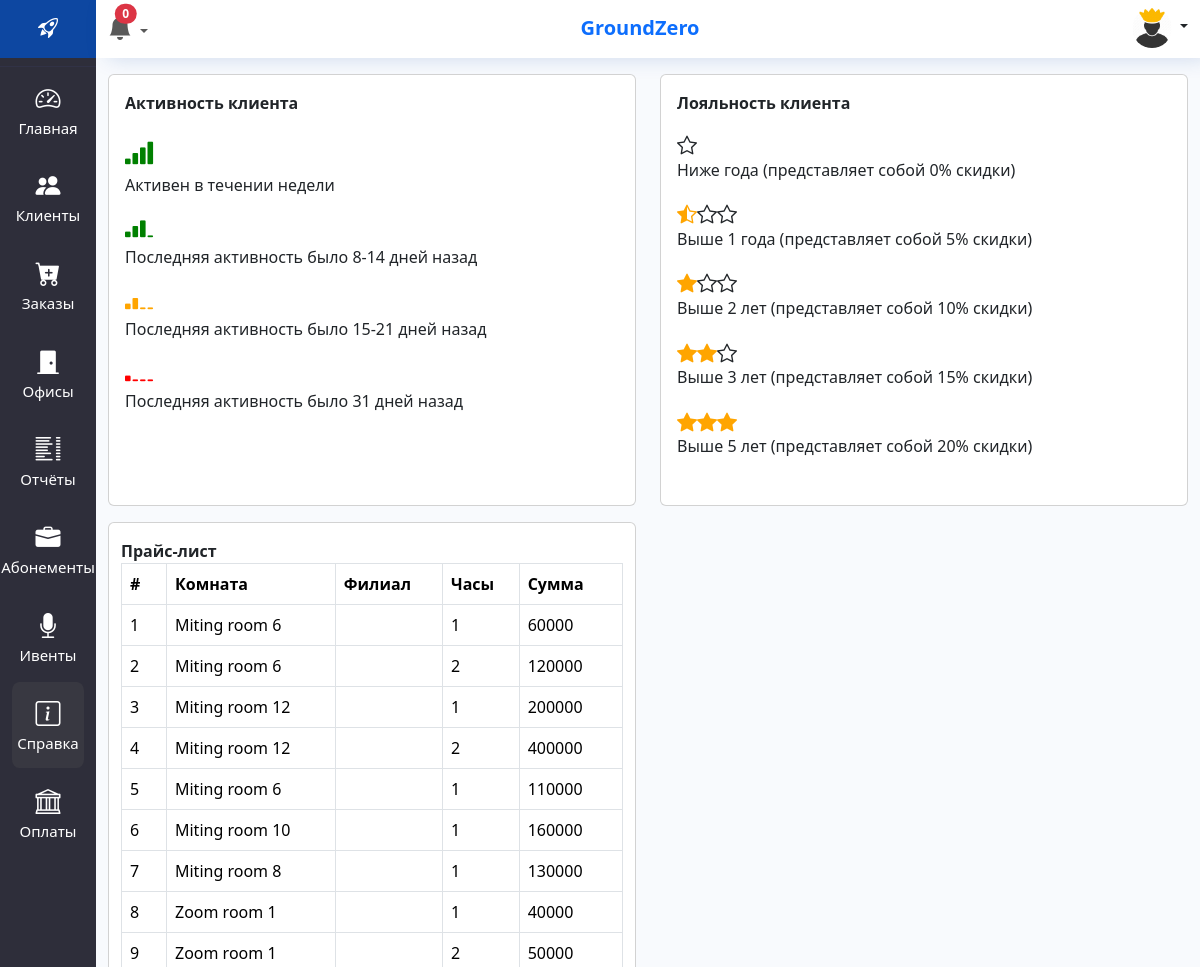
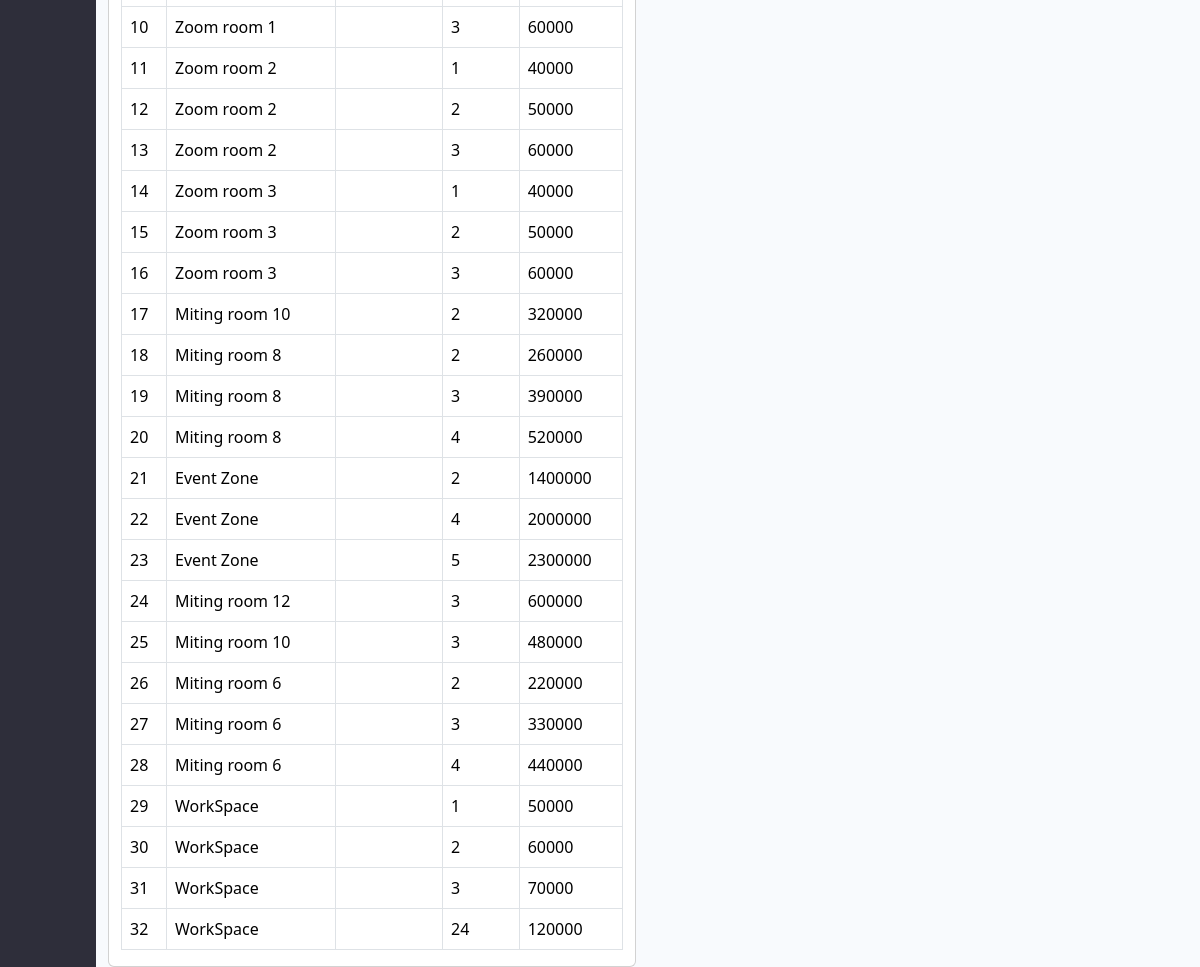
Page /documentation/ (signed in) on the earlier database version (2 pictures, top to bottom).
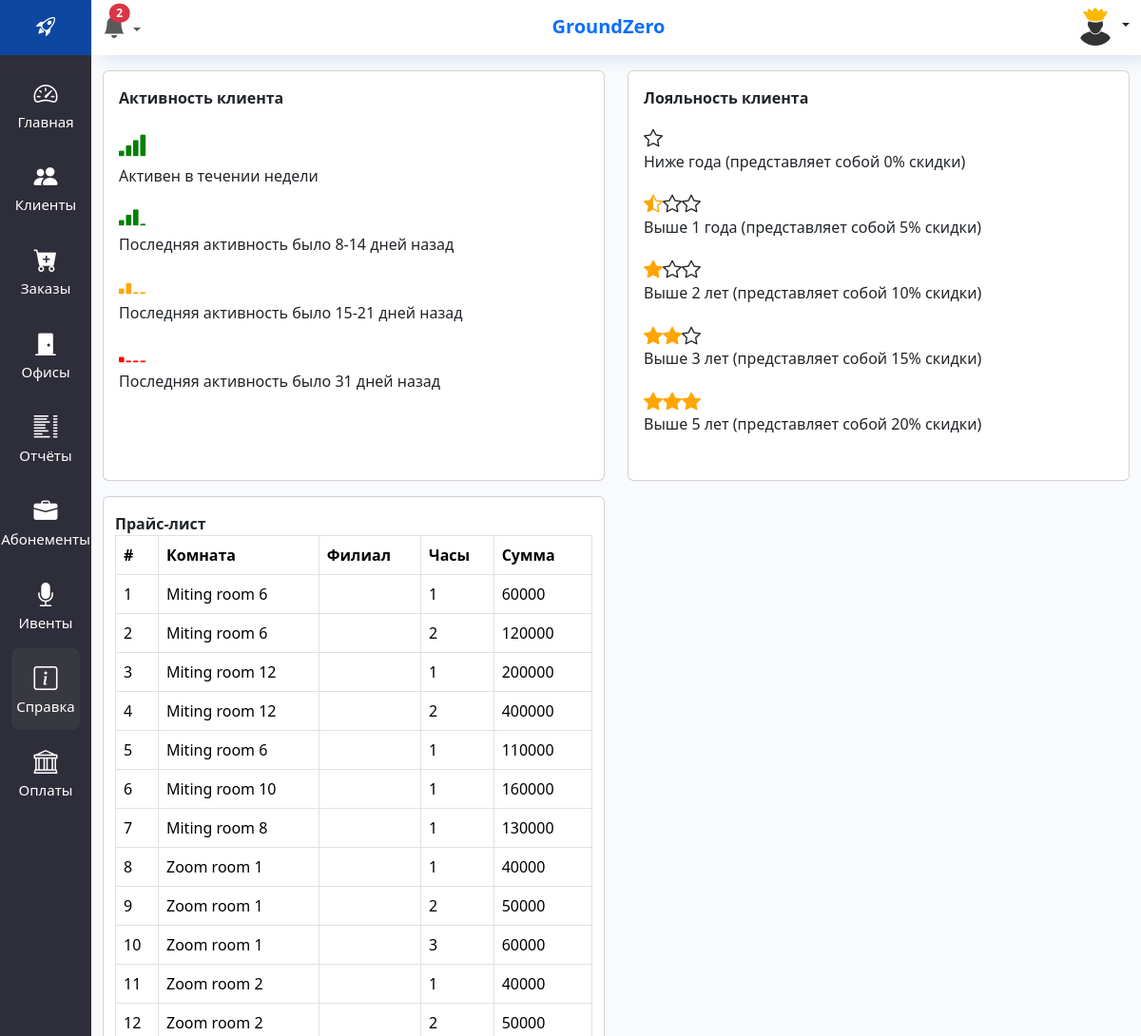
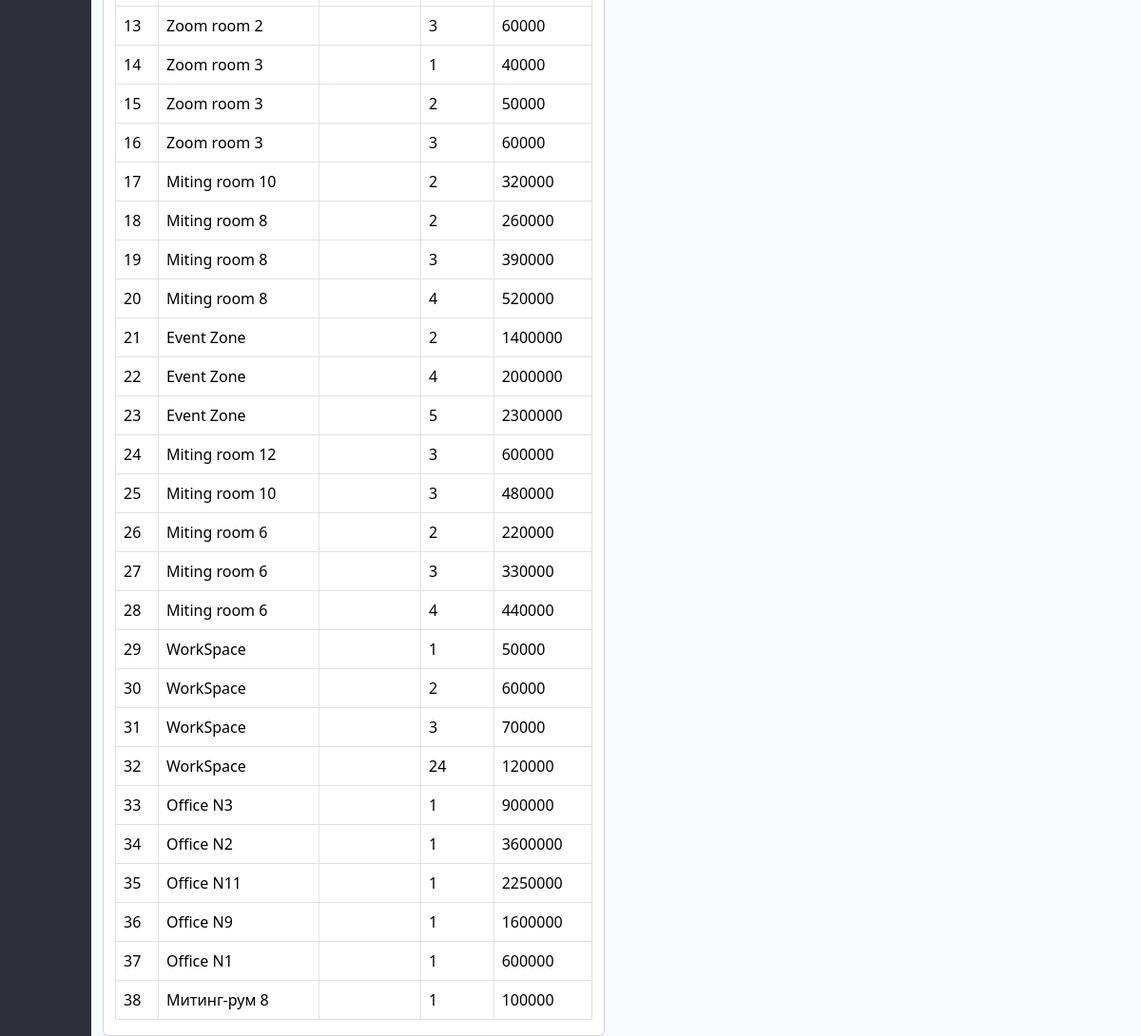
Same page on the later database version (2 pictures, top to bottom).
### crm/models.py (models this page shows, shortened)
class Pricelists(models.Model):
    product = models.ForeignKey(Rooms, on_delete=models.CASCADE, related_name='pricelists')
    hour = models.PositiveSmallIntegerField(verbose_name='Час')
    price = models.PositiveIntegerField(verbose_name='Цена')
    class Meta:
        verbose_name = 'Прайслист'
        verbose_name_plural = 'Прайслисты'

class Rooms(models.Model):
    objects = None
    filial = models.ForeignKey(Filial, on_delete=models.CASCADE)
    category = models.ForeignKey(Category, on_delete=models.CASCADE)
    title = models.CharField(max_length=255)
    persons = models.PositiveIntegerField()
    area = models.PositiveIntegerField(verbose_name='Площадь kv/m', blank=True, null=True)
    is_working = models.BooleanField(default=False)
    def __str__(self):
        return f"{self.title}"
    class Meta:
        verbose_name = 'Помещения в филиалах'
        verbose_name_plural = '4 Помещении в филиалах'

### crm/views.py (the view)
# urls.py: path('documentation/', documentation, name='documentation'),
def documentation(request):
    pricelist = Pricelists.objects.all()
    context = {'title': 'Документация', 'pricelist': pricelist, 'selectMenu': 'documentation'}
    return render(request, 'crm/documentation.html', context)

### crm/context_processor.py (called while the page is built)
def deactivete_subscribtion(request):
    eski_abonents = AbonementBuyList.objects.filter(subscription_end__lt=datetime.date.today()).update(is_active=False)
    OfficeRent.objects.filter(rent_end__lt=datetime.date.today()).update(is_active=False)
    Events.objects.filter(event_start_date__lt=datetime.date.today()).update(status='COMPLETED')
    return {
        'eski_abonents': eski_abonents
    }

### crm/templates/crm/documentation.html (shortened to what this page needs)
{% extends 'base.html' %}
{% block main %}
<div class="row mt-3">
    <div class="col-xl-6 col-sm-3">
        <div class="card" style="height:27rem">
            <div class="m-3">
                <strong>Активность клиента </strong>
                <div class="mt-3">
                    <i class="bi bi-reception-4" style="color:green;font-size:30px"></i>
                    <h6>Активен в течении недели</h6>
                    <i class="bi bi-reception-3" style="color:green;font-size:30px"></i>
                    <h6>Последняя активность было 8-14 дней назад</h6>
                    <i class="bi bi-reception-2" style="color:orange;font-size:30px"></i>
                    <h6>Последняя активность было 15-21 дней назад</h6>
                    <i class="bi bi-reception-1" style="color:red;font-size:30px"></i>
                    <h6>Последняя активность было 31 дней назад</h6>
                </div>
            </div>
        </div>
    </div>
    <div class="col-xl-6 col-sm-3">
        <div class="card" style="height:27rem">
            <div class="m-3">
                <strong>Лояльность клиента </strong>
                <div class="mt-3">
                    <i class="bi bi-star"></i>
                    <h6 style="margin-bottom:20px">Ниже года (представляет собой 0% скидки)</h6>
                    <i class="bi bi-star-half" style="color:orange"></i><i class="bi bi-star"></i><i
                        class="bi bi-star"></i>
                    <h6 style="margin-bottom:20px">Выше 1 года (представляет собой 5% скидки)</h6>
                    <i class="bi bi-star-fill" style="color:orange"></i><i class="bi bi-star"></i><i
                        class="bi bi-star"></i>
                    <h6 style="margin-bottom:20px">Выше 2 лет (представляет собой 10% скидки)</h6>
                    <i class="bi bi-star-fill" style="color:orange"></i><i class="bi bi-star-fill"
                                                                           style="color:orange"></i><i
                        class="bi bi-star"></i>
                    <h6 style="margin-bottom:20px">Выше 3 лет (представляет собой 15% скидки)</h6>
                    <i class="bi bi-star-fill" style="color:orange"></i><i class="bi bi-star-fill"
                                                                           style="color:orange"></i><i
                        class="bi bi-star-fill" style="color:orange"></i>
                    <h6 style="margin-bottom:20px">Выше 5 лет (представляет собой 20% скидки)</h6>
                </div>
            </div>
        </div>
    </div>
    <div class="col-xl-6 col-sm-3 mt-3">
        <div class="card">
            <div class="container mt-3" style="max-width:100%">
                <strong>Прайс-лист</strong>
                <table class="table table-bordered">
                    <thead>
                    <tr>
                        <th>#</th>
                        <th>Комната</th>
                        <th>Филиал</th>
                        <th>Часы</th>
                        <th>Сумма</th>
                    </tr>
                    </thead>
                    <tbody id="myTable">
                    {% for p in pricelist %}
                    <tr>
                        <td>{{p.pk}}</td>
                        <td>{{p.product}}</td>
                        <td>{{p.filial}}</td>
                        <td>{{p.hour}}</td>
                        <td>{{p.price}}</td>
                    </tr>
                    {% endfor %}
                    </tbody>
                </table>
            </div>
        </div>
    </div>
</div>
{% endblock main %}

### templates/base.html (shortened to what this page needs)
<!DOCTYPE html>
{% if request.user.is_authenticated %}
{% load static %}
<html lang="en">
<head>
    <link href="https://cdn.jsdelivr.net/npm/bootstrap@5.3.1/dist/css/bootstrap.min.css" rel="stylesheet"
>
    <link rel="stylesheet" href="{% static 'css/style.css' %}">
    <link rel="stylesheet" href="{% static 'css/send_notification.css' %}">
    <link rel="stylesheet" href="https://cdn.jsdelivr.net/npm/bootstrap-icons@1.10.3/font/bootstrap-icons.css">
</head>
<body>
<div class="container-fluid">
    {% include 'components/_header.html' %}
    <div class="row main-content" style="background-color: #F8FAFD;">
        {% include 'components/_sidebar_left.html' %}
        <div class="col-sm-10 " style="width:92%">
            {% block main %}
            {% endblock main %}
        </div>
    </div>
</div>
</body>
</html>
{% else %}
{% include 'components/_error404.html' %}
{% endif%}

### templates/components/_header.html (shortened to what this page needs)
{% load static %}
<div class="row header shadow-sm">
    <div class="col-sm-2 text-center" style="width: 8%;padding: 0;">
        <div class="mr-3 pt-2 pb-2 mb-0" style="background-color: #0D47A1;">
            <h3 class="logo">
                <a href="{% url 'index' %}" class="text-white fs-4 text-decoration-none">
                    <i class="bi bi-rocket-takeoff m-0 p-0"></i>
                </a>
            </h3>
        </div>
    </div>
    <div class="col-sm-10 text-center pt-2" style="width: 92%;box-shadow: #0d47a133 10px 1px 22px -2px;">
        <div class="d-grid gap-2 d-md-flex justify-content-md-between">
            {% include 'crm/components/notifications.html' %}
            <span class="text-primary" style="font-size:20px;display: flex; align-items: center"><strong>{{ user.groups.all.0.name }}</strong></span>
            <div class="nav-item dropdown">
                <a class="nav-link dropdown-toggle" href="#" role="button" data-bs-toggle="dropdown"
                   aria-expanded="false">
                    {% if user.is_superuser %}
                    <img src="{% static 'admin_icon.jpg' %}" alt="" class='rounded-circle' style="width:40px">
                    {% else %}
                    <img src="{% static 'user.png' %}" alt="" class='rounded-circle' style="width:40px">
                    {% endif %}
                </a>
            </div>
        </div>
    </div>
</div>

### crm/templates/crm/components/notifications.html (shortened to what this page needs)
<nav class="navbar navbar-expand-lg m-0 p-0">
    <div class="collapse navbar-collapse btn-group" id="navbarSupportedContent">
        <ul class="navbar-nav me-auto mb-2 mb-lg-0">
            <li class="nav-item dropdown">
                <a class="nav-link dropdown-toggle p-0 m-0" href="#" role="button" data-bs-toggle="dropdown"
                   aria-expanded="false">
                    <span class="position-absolute top-0 end-0 translate-middle badge rounded-pill badge-notification bg-danger mt-1">{{ counts }}</span>
                    <i class="bi bi-bell-fill " style="font-size:1.5rem"></i>
                </a>
            </li>
        </ul>
    </div>
</nav>

### templates/components/_sidebar_left.html (shortened to what this page needs)
{% load static %}
<div class="col-sm-2  p-0"
     style="width:8%; background-color: #2e2e3a;height: auto;min-height: 95vh  ;transition: 200ms;">
    <div class="inner-sidebar mr-3">
        <div class="sidebar-menu-container">
            <ul class="sidebar-menu mt-0 mb-4">
                <li class="parent my-2">
                    <a href="/index/" class="index">
                        <i class="bi bi-speedometer2" style="font-size:25px"></i>
                        <span style="">Главная</span>
                    </a>
                </li>
                <li class="parent my-2">
                    <a href="/clients/" class="clients">
                        <i class="bi bi-people-fill" style="font-size:25px"></i>
                        <span class="none">Клиенты</span>
                    </a>
                </li>
                <li class="parent my-2">
                    <a href="/orders/" class="orders"><i class="bi bi-cart-plus-fill" style="font-size:25px"></i>
                        <span class="none">Заказы </span>
                    </a>
                </li>
                <li class="parent my-2">
                    <a href="/offices/" class="offices"><i class="bi bi-door-closed-fill" style="font-size:25px"></i>
                        <span class="none">Офисы </span>
                    </a>
                </li>
                {% if user.is_superuser%}
                <li class="parent my-2">
                    <a href="/reports/" class="reports"><i class="bi bi-list-columns" style="font-size:25px"></i>
                        <span class="none">Отчёты </span>
                    </a>
                </li>
                {% endif %}
                <li class="parent my-2">
                    <a href="/abonements_list/" class="abonements"><i class="bi bi-briefcase-fill" style="font-size:25px"></i>
                        <span class="none">Абонементы </span>
                    </a>
                </li>
                <li class="parent my-2">
                    <a href="/event_list/" class="event_list">
                        <i class="bi bi-mic-fill" style="font-size:25px"></i>
                        <span class="none">Ивенты </span>
                    </a>
                </li>
                <li class="parent my-2">
                    <a href="/documentation/" class="documentation"><i class="bi bi-info-square" style="font-size:25px"></i>
                        <span class="none">Справка</span>
                    </a>
                </li>
                <li class="parent my-2">
                    <a href="/payments/" class="payments"><i class="bi bi-bank" style="font-size:25px"></i>
                        <span class="none">Оплаты</span>
                    </a>
                </li>
            </ul>
        </div>
    </div>
</div>

### crm/static/css/style.css (style rules this page uses)
.sidebar-menu { padding: 0; margin: 0; }
ul { display: block; list-style-type: disc; margin-block-end: 1em; margin-inline-start: 0px; margin-inline-end: 0px; padding-inline-start: 40px; }
i { font-size: 20px; margin-right: 10px; }
a { text-decoration: none; color: aliceblue; }
.sidebar-menu li { position: relative !important; display: block; border-bottom: 1px solid #313246; }
.sidebar-menu li:first-child { border-top: 1px solid #313246; }
.sidebar-menu li a { display: block; color: #fff; font-size: 15px; padding: 13px 20px; transition: 300ms; }

Differences in the rows shown:
added Pricelists: pk "33", product "Office N3", hour "1", price "900000"
added Pricelists: pk "34", product "Office N2", hour "1", price "3600000"
added Pricelists: pk "35", product "Office N11", hour "1", price "2250000"
added Pricelists: pk "36", product "Office N9", hour "1", price "1600000"
added Pricelists: pk "37", product "Office N1", hour "1", price "600000"
added Pricelists: pk "38", product "Митинг-рум 8", hour "1", price "100000"
Other differences:
{{ counts }}: "0" → "2"
